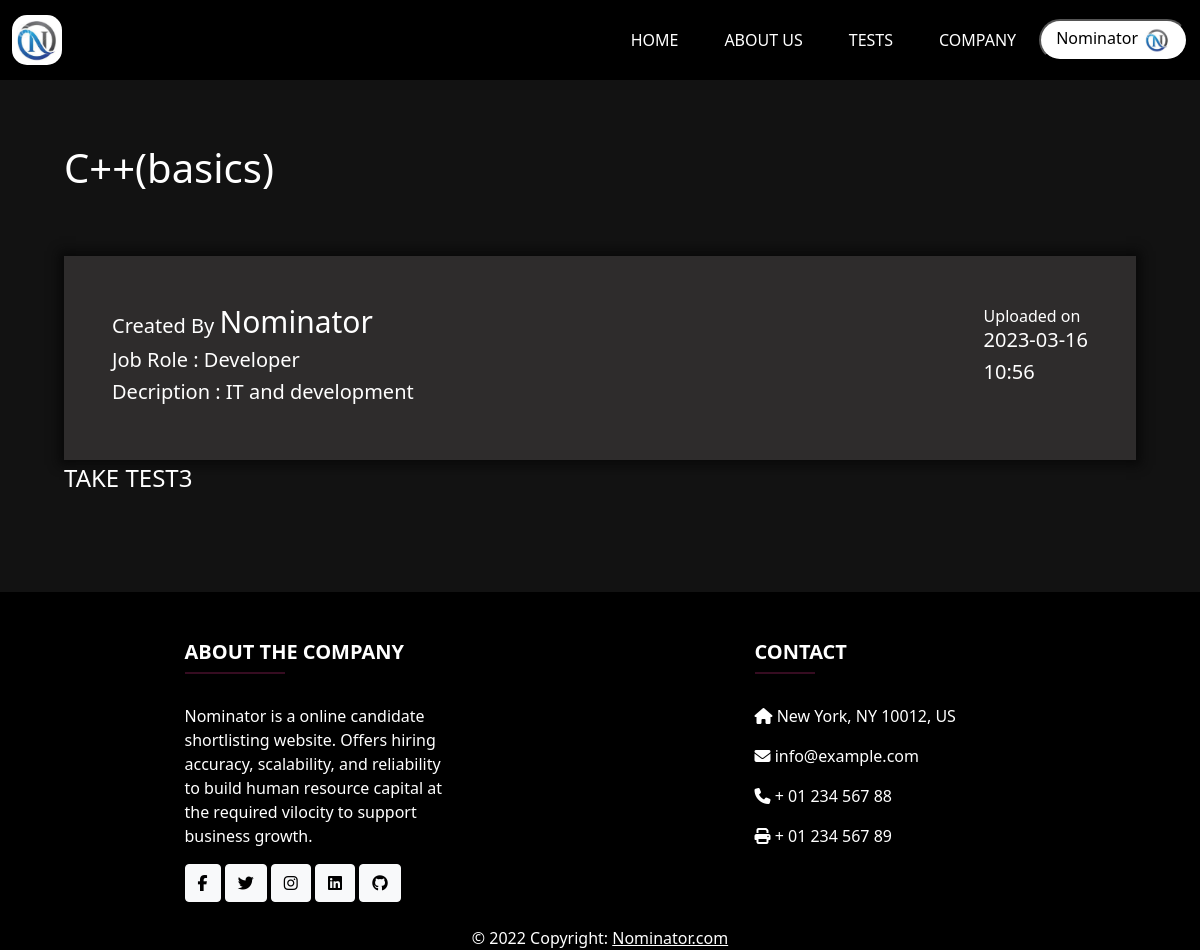
Screenshot of /test/3 (signed in) with the database file from the repository.
### models.py (models this page shows, shortened)
class Company(db.Model, UserMixin):
    username = db.Column(db.String(100), primary_key=True)
    email = db.Column(db.String(100), unique=True, nullable=False)
    password = db.Column(db.String(100), unique=True, nullable=False)
    company_name = db.Column(db.String(100), unique=True, nullable=False)
    website = db.Column(db.String(100), unique=True, nullable=False)
    desc = db.Column(db.String(10000), nullable=False)
    founder = db.Column(db.String(100), nullable=False)
    founded_on = db.Column(db.DateTime, nullable=False)
    company_logo = db.Column(db.String(200) , nullable = False)
    questions = db.relationship('TechnicalQuestion', backref='company', lazy=True)
    tests = db.relationship('TechnicalTest' , backref='company', lazy=True)

class TechnicalTest(db.Model):
    id = db.Column(db.Integer, primary_key=True)
    name = db.Column(db.String(255), nullable=False)
    description = db.Column(db.Text, nullable=True)
    owner_company = db.Column(db.String(100), db.ForeignKey("company.username"))
    duration = db.Column(db.Integer, nullable=False)
    created_at = db.Column(db.DateTime, nullable=False, default=datetime.utcnow)
    job_role = db.Column(db.String(255), nullable=False)
    is_public = db.Column(db.Boolean, nullable=False)
    questions = db.relationship('TechnicalQuestion', secondary="question_test", backref='technical_test')

### views.py (the view)
@app.route('/test/<int:id>' , methods=['GET', 'POST'])
@login_required
def test_detail(id):
    test = TechnicalTest.query.filter_by(id=id).first()
    if request.method=="POST":
        return redirect(url_for('personality-test'))
    return render_template('test_detail.html', test=test)

### app.py (called while the page is built)
@login_manager.user_loader
def load_user(username):
    user = Company.query.filter_by(username=username).first()
    if not user:
        user = Candidate.query.filter_by(username=username).first()
    return user

### templates/test_detail.html (shortened to what this page needs)
{% extends 'base.html' %}
{% block css %}
    <link rel="stylesheet" href="{{ url_for('static', filename='css/test_detail.css') }}">
{% endblock %}
{% block body %}
<div class="test_detail-body">
    <div class="test-detail-main-container">
        <div class="test-detail-head-left">
            <div class="test-detail-head">
                <h1>{{test.name}}</h1>
            </div>
            <div class="test-detail-container">
                <div class="test-detail-container-left">
                    <span>
                        <h5>Created By <a class="company-name" href="/company-detail/{{test.owner_company}}">{{ test.owner_company }}</a> </h5>
                    </span>
                    <h5>Job Role : {{test.job_role}}</h5>
                    <h5>Decription : {{test.description}}</h5>
                </div>
                <div class="test-detail-container-right">
                    <span>
                        Uploaded on
                    </span>
                    <h5>{{test.created_at.strftime('%Y-%m-%d')}}</h5>
                    <h5>{{test.created_at.strftime('%H:%M')}}</h5>
                </div>
            </div>
            <a class="company-name" href="/take-test/{{test.id}}">TAKE TEST{{test.id }}</a>
        </div>
    </div>
</div>
{% endblock %}

### templates/navbar.html (shortened to what this page needs)
{% block css %}
    <link rel="stylesheet" href="{{url_for('static', filename='css/navbar.css')}}">
{% endblock %}
<nav class="navbar sticky-top navbar-expand-md navbar-light bg-dark">
    <div class="container-fluid">
        <a href="/" class="navbar-brand">
            <img id="logo" src="{{url_for('static', filename='img/logo.png')}}" width="50" height="50" alt="CoolBrand">
        </a>
        <div class="collapse navbar-collapse" id="navbarCollapse">
            <div class="navbar-nav ms-auto">
                <a href="/" id="clickid1" class="nav-item nav-link">Home</a>
                <a href="/about" id="clickid2" class="nav-item nav-link">About Us</a>
                <a href="/tests" id="clickid3" class="nav-item nav-link">Tests</a>
                <a href="/company" id="clickid4" class="nav-item nav-link">Company</a>
                {% if current_user.is_authenticated %}
                {% if user_class == 'company' %}
                <div class="profile-div">
                    <button class="btn-profile nav-item" onclick="showDropdown()">
                        {{current_user.company_name}}<img src="/uploads/ProfilePic/{{ company_logo }}" class="pro-pic" alt="Profile Picture" >
                    </button>
                </div>
                {% endif %}
                {% endif %}
            </div>
        </div>
    </div>
</nav>

### static/css/test_detail.css (style rules this page uses)
.test-detail-main-container { padding: 4em; }
.test-detail-head { margin-bottom: 4em; }
.test-detail-head-left { margin-bottom: 2em; }
.test-detail-container { padding: 3em; box-shadow: 0 0 10px 5px #090909; background-color: #2e2c2c; display: flex; }
.test-detail-container-left { flex: 1; }
.company-name { font-size: 1.5em; color: white; position: relative; text-decoration: none; }
.company-name:after { content: ''; position: absolute; width: 100%; transform: scaleX(0); height: 2px; bottom: 0; left: 0; background-color: white; transform-origin: bottom right; transition: transform 0.25s ease-out; }

### static/css/navbar.css (style rules this page uses)
body { background-color: #121212; color: white; }
#logo { border-radius: 15px; }
.navbar { background-color: black !important; }
.nav-link { color: white !important; text-transform: uppercase; margin: 0 15px; display: inline-block; position: relative; }
.nav-link:after { content: ''; position: absolute; width: 100%; transform: scaleX(0); height: 3px; bottom: 0; left: 0; background-color: #d63384; transform-origin: bottom right; transition: transform 0.50s ease-out; }
.navbar-nav { align-items: center; margin: 1% 0; }
.pro-pic { width: 28px; height: 28px; margin-left: 5px; border-radius: 50%; }
.btn-profile { border-radius: 40px; background-color: white ; color: black; padding: 5px 15px; }

### rows the page displays
Company: company_name "Nominator", company_logo (picture)
TechnicalTest: name "C++(basics)", owner_company "Nominator", job_role "Developer", description "IT and development", created_at "2023-03-16", created_at "10:56", id "3"
